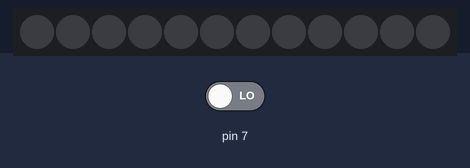
This sketch was run on a simulated Arduino Uno, built with avr-gcc and run on an emulated ATmega328P. On the bench: 12 RGB LEDs in strip order, left to right. Inputs (shaded band) come from the test bench; at power-on: pin 7 LOW. Dim RGB values are drawn brighter than linear.

Above: at 1.2 s.
1.3 s: pin 7 driven HIGH
At 1.45 s:
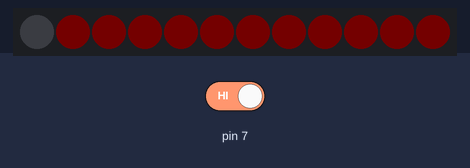
3.7 s: pin 7 driven LOW
At 3.86 s:
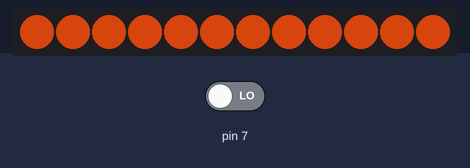
5.2 s: pin 7 driven HIGH
Timing chart, 0 to 8.2 s (numbered marks = the images above; inputs shaded):
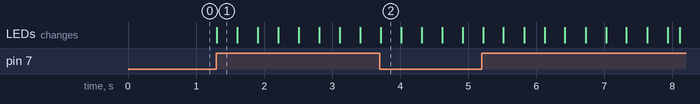

The sketch:

shelfLight.ino
```cpp
#include <Adafruit_NeoPixel.h>

int state = 0;
int preState = 0;
long currentMillis;
long preMillis = 0;

int intensity = 0;

#define PIN            6
#define NUMPIXELS      12
Adafruit_NeoPixel pixels = Adafruit_NeoPixel(NUMPIXELS, PIN, NEO_GRB + NEO_KHZ800);


void setup() {
   pinMode(7,INPUT);
   Serial.begin(9600);
   pixels.begin();
}

void loop() {
  currentMillis = millis();
  state = digitalRead(7);

  if(state == HIGH){
    if(state == preState){
      if (intensity < 255){
        if (currentMillis - preMillis >= 15){
            intensity++;
            preMillis = currentMillis;
        }
      }
    }
  }
  if (state == LOW){
    if(state == preState)
      if(intensity > 50){
        if (currentMillis - preMillis >= 15){
          fadeOut();
          preMillis = currentMillis;
        }
      }
        if(intensity <=50){
         if (currentMillis - preMillis >= 40){
          fadeOut();
          preMillis = currentMillis;
         }
        }
  }

  for (int i = 0; i < NUMPIXELS; i++){
    pixels.setPixelColor(i, pixels.Color(220,70,15));
    pixels.setBrightness(intensity);
  }
  pixels.show();
  preState = state;
 }

void fadeOut(){
  if(intensity>0){
    intensity -= 1;
  }
}
```

Measured:
- after the input at 1.3 s, the LEDs: change at once (image 1)
